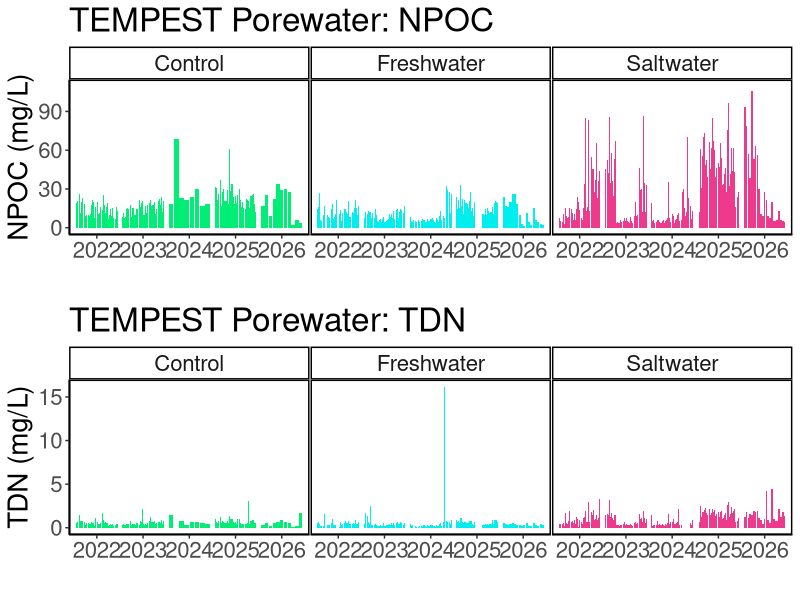
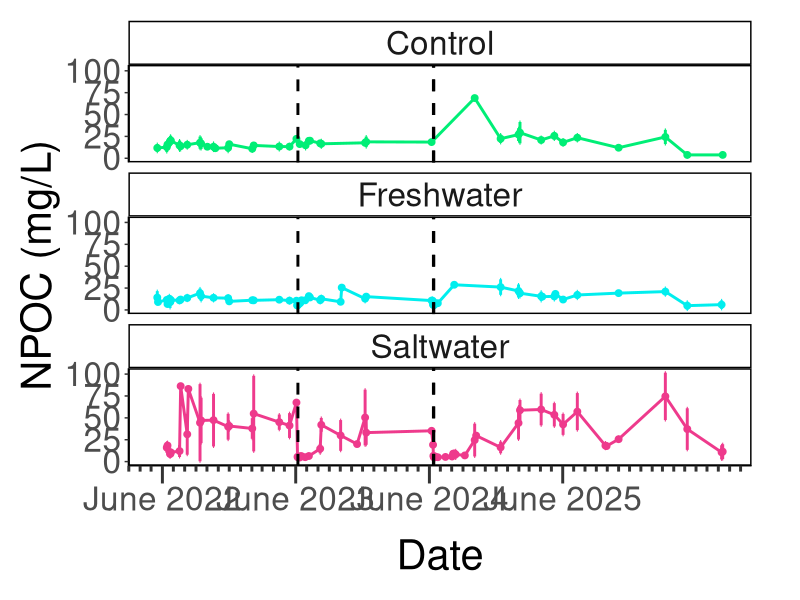
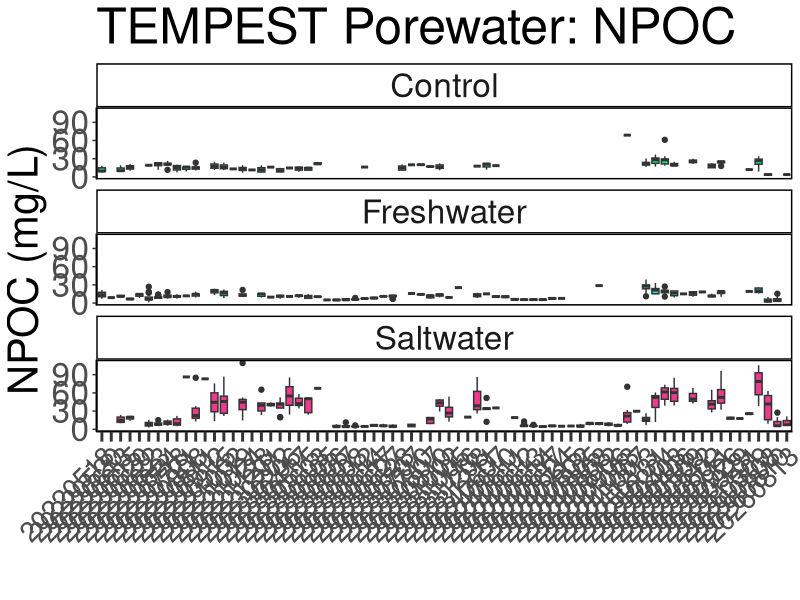
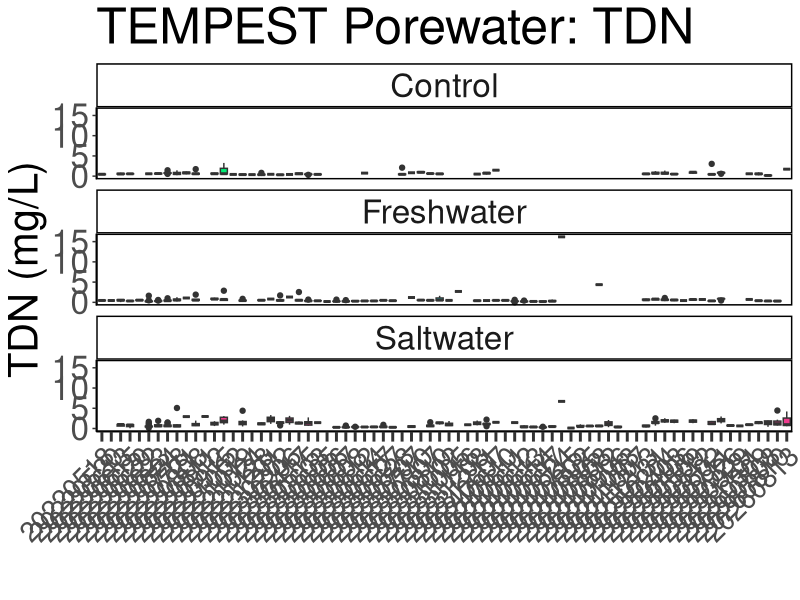
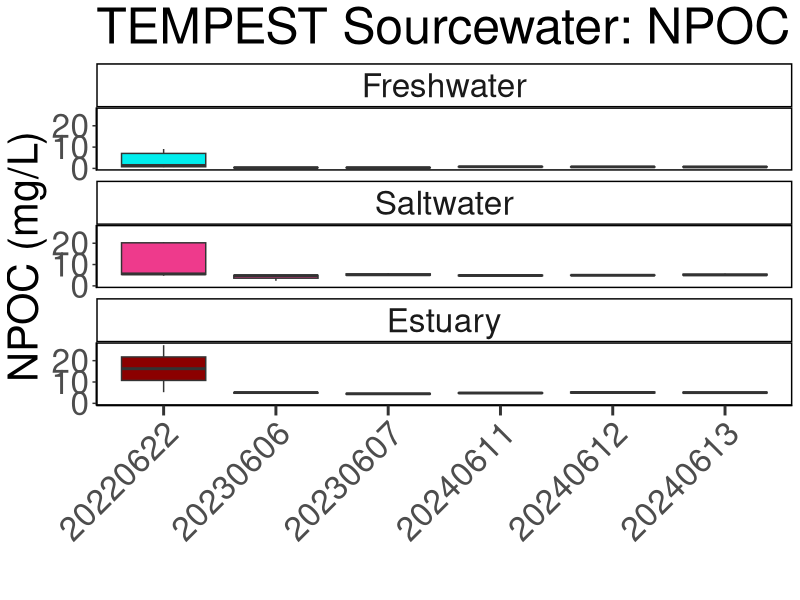
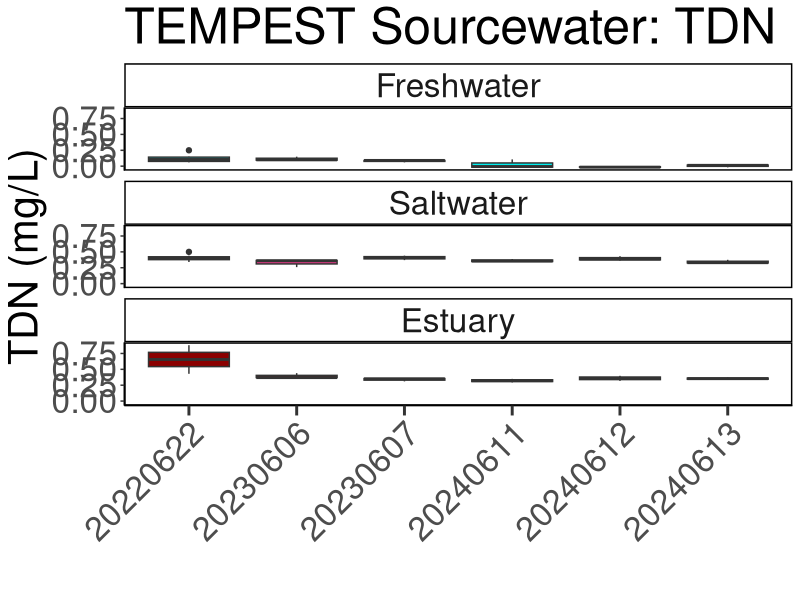
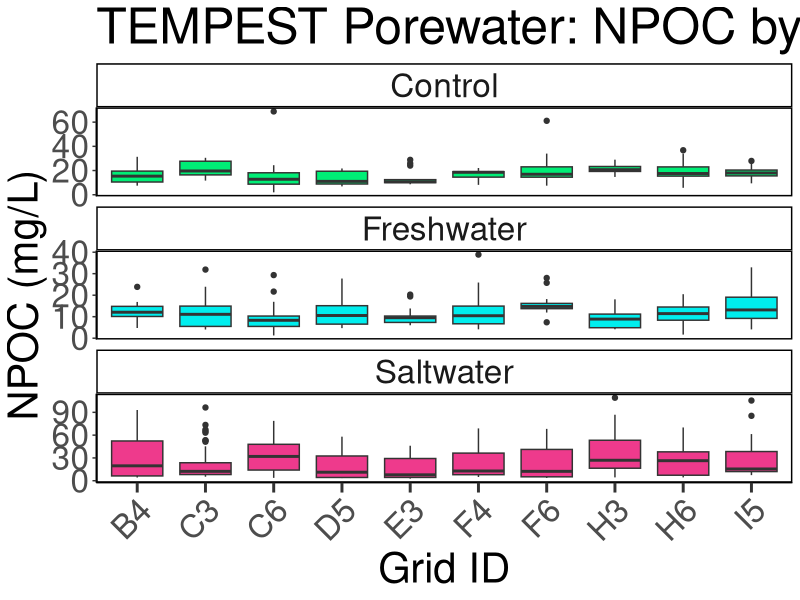
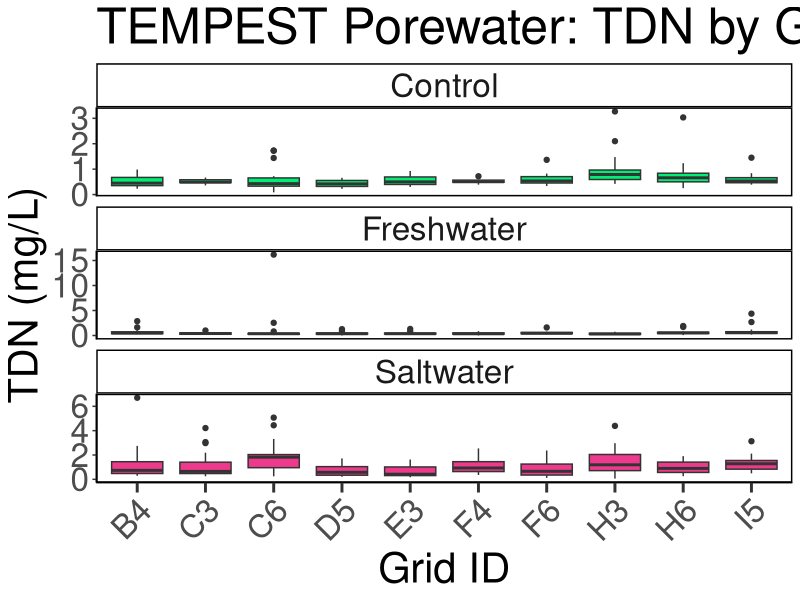

Recreate these plots in R, in order.
## ---- chunk 1
library(dplyr)
library(ggplot2)
library(ggpubr)
library(stringr)
library(readxl)
library(tidyr)
library(tibble)
library(openxlsx)
library(knitr)
## ---- chunk 2

#read in 2023 DOC Data:
dat22 <- read.csv("tmp_doc_2022/COMPASS_TEMPEST_DOC_2022.csv", colClasses = "character")
# head(dat24)
colnames(dat22)

#read in 2023 DOC Data:
dat23 <- read.csv("tmp_doc_2023/COMPASS_TEMPEST_DOC_2023.csv", colClasses = "character")
# head(dat24)
colnames(dat23)

#read in 2024 DOC Data:
dat24 <- read.csv("tmp_doc_2024/COMPASS_TEMPEST_DOC_2024.csv", colClasses = "character")
# head(dat24)
colnames(dat24)

#read in 2025 DOC Data:
dat25 <- read.csv("tmp_doc_2025/COMPASS_TEMPEST_DOC_2025.csv", colClasses = "character")
# head(dat25)
colnames(dat25)

##Combine samples from before 2026 when new depths were added
raw_dat_pre26 <- bind_rows(dat22, dat23, dat24, dat25)

##Sourcewater samples should be NA for depth, all other samples have depths. 
raw_dat_pre26 <- raw_dat_pre26 %>% 
  mutate(Depth_cm = ifelse(str_detect(Sample_ID, "SOURCE"), NA, Depth_cm)) %>% 
  mutate(Depth_cm = gsub("cm", "", Depth_cm)) %>% 
  mutate(grid = ifelse(grid == "Source", "Sourcewater", grid)) %>% 
  mutate(grid = ifelse(str_detect(Sample_ID, "Rain"), "Rainwater", grid)) %>% 
  mutate(Sample_ID = gsub("_15CM", "", Sample_ID)) %>%
  mutate(Sample_ID = gsub("_15cm", "", Sample_ID)) %>%
  rowwise() %>%
  mutate(
    Sample_ID = if (is.na(Depth_cm)) {
      Sample_ID
    } else {
      sub("([0-9]{8})", paste0(Depth_cm, "_\\1"), Sample_ID)
    }
  ) %>%
  ungroup()


#read in 2026 DOC Data:
dat26 <- read.csv("tmp_doc_2026/COMPASS_TEMPEST_DOC_2026.csv", colClasses = "character")
# head(dat26)
colnames(dat26)

##combine with the rest of the data
raw_dat <- bind_rows(raw_dat_pre26, dat26)



##Convert Collection Date into Date format
raw_dat$Collection_Date_YYYYMMDD <- as.character(raw_dat$Collection_Date_YYYYMMDD)
raw_dat$Collection_Date_formatted <- as.Date(raw_dat$Collection_Date_YYYYMMDD, format = "%Y%m%d")

##Extract Year and month from Collection Date
raw_dat$Year <- format(raw_dat$Collection_Date_formatted, format = "%Y")
raw_dat$Month <- format(raw_dat$Collection_Date_formatted, format = "%m")
raw_dat$Day <- format(raw_dat$Collection_Date_formatted, format = "%d")

##Uppercase sample IDs
raw_dat$Sample_ID <- toupper(raw_dat$Sample_ID)

##Format Depth
raw_dat <- raw_dat %>%
  mutate(Depth_cm = gsub("cm", "", Depth_cm))

all_dat <- raw_dat %>%
  rename(
    Plot = plot, 
    Grid = grid
  ) %>%
  dplyr::select(
    Project, Site, Plot, Grid, Depth_cm, Sample_ID, 
    npoc_mgL, npoc_uM, npoc_flag, tdn_mgL, tdn_uM, tdn_flag, Analysis_runtime,
    Run_notes, Field_notes, Evacuation_date_YYYMMDD, Collection_Date_YYYYMMDD, 
    Collection_Start_Time_24hrs, Collection_End_Time_24hrs, EST_EDT, Volume_mL
        # list columns in the order you want them
  )


##Set 4 decimal points max
all_dat$npoc_uM <- as.numeric(all_dat$npoc_uM)
all_dat$tdn_uM <- as.numeric(all_dat$tdn_uM)

all_dat <- all_dat %>%
  mutate(npoc_uM = round(npoc_uM, 2)) %>%
  mutate(tdn_uM = round(tdn_uM, 2))

unique(all_dat$npoc_flag)
unique(all_dat$tdn_flag)

all_dat$npoc_flag <- gsub("≥", "greater than or equal to", all_dat$npoc_flag)
all_dat$tdn_flag <- gsub("≥", "greater than or equal to", all_dat$tdn_flag)
all_dat$tdn_flag <- gsub(">", "greater than", all_dat$tdn_flag)
all_dat$tdn_flag <- gsub("<", "less than", all_dat$tdn_flag)

##Remove any notes about vibes
all_dat <- all_dat %>% 
  mutate(Field_notes = ifelse(str_detect(Field_notes, "vibe|Vibe"), NA, Field_notes))

## ---- chunk 3

colnames(all_dat)

#pull the column names from the all_dat dataframe and create a new dataframe with them 
metadat <- data.frame(Column_Names = colnames(all_dat))
metadat

metadat$Description <- ""
metadat$Units <- ""
metadat$Instrument_ifapplicable <- ""

#add information about each line: 

metadat$Description <- c("Project name", 
                         "Site where sample collected", 
                         "Plot where sample collected (SW = Saltwater, FW = Freshwater, C = 
                         Control, Estuary (Sourcewater))", 
                         "Grid where sample collected (Letter + Number)", 
                         "Depth where sample collected", 
                         "Sample Identifier", 
                         "Non-Purgeable Organic Carbon (NPOC) concentration in mg/L", 
                         "Non-Purgeable Organic Carbon (NPOC) concentration in uM", 
                         "QAQC Flags generated during checks of NPOC standards, blanks, dups, and spks", 
                         "Total Dissolved Nitrogen (TDN) concentration in mg/L", 
                         "Total Dissolved Nitrogen (TDN) concentration in uM",                          
                         "QAQC Flags generated during checks of TDN standards, blanks, dups, and spks", 
                         "The date that samples were run on the Shimadzu TOC", 
                         "Any notes generated during QAQC", 
                         "Any notes generated during sample collection in the field", 
                         "Date lysimeter evacuated", 
                         "Date sample collected", 
                         "Time lysimeter evacuated", 
                         "Time sample collected", 
                         "Time zone of sample collection", 
                         "Volume of sample collected (mL)")

metadat$Units <-       c("NA", 
                         "NA",
                         "NA", 
                         "NA", 
                         "cm",
                         "NA",
                         "mg/L",
                         "uM",
                         "NA", 
                         "mg/L",
                         "uM",
                         "NA", 
                         "NA",
                         "NA", 
                         "NA", 
                         "NA",
                         "NA", 
                         "NA", 
                         "NA",
                         "NA", 
                         "mL")

metadat$Instrument_ifapplicable <-  
  
                       c("NA", 
                         "NA",
                         "NA", 
                         "NA",
                         "cm",
                         "NA", 
                         "Shimadzu TOC",
                         "Shimadzu TOC",
                         "NA", 
                         "Shimadzu TOC",
                         "Shimadzu TOC",
                         "NA", 
                         "NA",
                         "NA", 
                         "NA", 
                         "NA",
                         "NA", 
                         "NA", 
                         "NA",
                         "NA", 
                         "mL")


## ---- chunk 4

#write out a csv of all the data to the main folder: 
write.csv(all_dat, "COMPASS_TEMPEST_DOC_AllData.csv")


#write out a csv of the metadata associated with the data: 
write.csv(metadat, "COMPASS_TEMPEST_DOC_Metadata.csv")

## ---- chunk 5

##Remove Sourcewater
data_plotting <- raw_dat %>%
  filter(!str_detect(grid, "Sourcewater|Rainwater"))

data_plotting$npoc_mgL <- as.numeric(data_plotting$npoc_mgL)
data_plotting$tdn_mgL <- as.numeric(data_plotting$tdn_mgL)

data_plotting <- data_plotting %>% 
    mutate(
    plot_1 = case_when(
      plot == "C" ~ "Control",
      plot == "FW" ~ "Freshwater",
      plot == "SW" ~ "Saltwater",
      TRUE ~ plot  # keep everything else unchanged
    )
  ) %>%
  mutate(plot_1 = factor(plot_1, levels = c("Control", "Freshwater", "Saltwater")))

#Plot data by year and change colors based on Grid:
viz_npoc_plot <- ggplot(data_plotting, aes(x = as.character(Year), y = npoc_mgL, fill = plot_1)) +
  geom_bar(stat = "identity", position = position_dodge2(preserve = "total")) +
  facet_wrap( ~ plot_1, scales="free_x") +
  scale_fill_manual(values = c(
    "Control" = "springgreen2",
    "Freshwater" = "cyan2",
    "Saltwater" = "violetred2"
  )) +
  theme_classic() +
  labs(x = " ", y = "NPOC (mg/L)", title = "TEMPEST Porewater: NPOC") +
  theme(
    panel.spacing = unit(.05, "lines"), 
    panel.border = element_rect(color = "black", fill = NA, linewidth = 1)) + 
  theme(text = element_text(size = 20))+ 
  theme(legend.position = "none")


# viz_npoc_plot

viz_tdn_plot <- ggplot(data_plotting, aes(x = as.character(Year), y = tdn_mgL, fill = plot_1)) +
  geom_bar(stat = "identity", position = position_dodge2(preserve = "total")) +
  facet_wrap( ~ plot_1, scales="free_x") +
  scale_fill_manual(values = c(
    "Control" = "springgreen2",
    "Freshwater" = "cyan2",
    "Saltwater" = "violetred2"
  )) +
  theme_classic() +
  labs(x = " ", y = "TDN (mg/L)", title = "TEMPEST Porewater: TDN") +
  theme(
    panel.spacing = unit(.05, "lines"), 
    panel.border = element_rect(color = "black", fill = NA, linewidth = 1)) + 
  theme(text = element_text(size = 20))+ 
  theme(legend.position = "none")

# viz_tdn_plot

ggarrange(viz_npoc_plot, viz_tdn_plot, nrow=2, ncol=1)


## ---- chunk 6

##Summarize DOC by Date and Grid
DOC_avg <- data_plotting %>%
  group_by(Collection_Date_formatted, plot_1) %>%
   dplyr::summarize(mean_npoc = mean(npoc_mgL, na.rm=TRUE),
            sd_npoc = sd(npoc_mgL, na.rm=TRUE),
            mean_tdn = mean(tdn_mgL, na.rm=TRUE),
            sd_tdn = sd(tdn_mgL, na.rm=TRUE))

# Define the specific date breaks you want to display
specific_breaks <- as.Date(c("2022-01-01","2023-01-01","2024-01-01", "2025-01-01"))

####Figure for DOC Paper####
viz_npoc_plot_avgs <- ggplot(DOC_avg, aes(x = Collection_Date_formatted, y = mean_npoc, color = plot_1)) +
  geom_point(size = 2) + 
  geom_errorbar(aes(ymin = mean_npoc - sd_npoc, ymax = mean_npoc + sd_npoc), width = 3, linewidth = 1) + 
  geom_line(linewidth = 1) + 
  geom_vline(xintercept = as.Date("2023-06-07"), linetype = "dashed", color = "black", size = 1) + 
  geom_vline(xintercept = as.Date("2024-06-12"), linetype = "dashed", color = "black", size = 1) + 
  geom_vline(xintercept = as.Date("2024-06-13"), linetype = "dashed", color = "black", size = 1) + 
  # geom_vline(xintercept = as.Date("2026-06-08"), linetype = "dashed", color = "black", size = 1) + 
  # geom_vline(xintercept = as.Date("2026-06-09"), linetype = "dashed", color = "black", size = 1) + 
  # geom_vline(xintercept = as.Date("2026-06-10"), linetype = "dashed", color = "black", size = 1) + 
  # geom_vline(xintercept = as.Date("2026-06-11"), linetype = "dashed", color = "black", size = 1) + 
  facet_wrap( ~ plot_1, ncol = 1) +
  scale_color_manual(values = c(
    "Control" = "springgreen2",
    "Freshwater" = "cyan2",
    "Saltwater" = "violetred2"
  )) +
  theme_classic() +
  labs(x = "Date", y = "NPOC (mg/L)") +
  theme(
    panel.spacing = unit(0.5, "lines"), 
    panel.border = element_rect(color = "black", fill = NA, linewidth = 1)) +
  theme(text = element_text(size = 30)) + 
  scale_x_date(
    breaks = as.Date(c("2022-06-01", "2023-06-01", "2024-06-01", "2025-06-01")),
    date_labels = "%B %Y", 
    date_minor_breaks = "1 month", 
    guide = guide_axis(minor.ticks = TRUE)
  ) + 
  theme(axis.ticks.x = element_line(linewidth = 1))+
  theme(axis.ticks.length.x = unit(0.45, "cm"))+ 
  theme(axis.minor.ticks.length.x = unit(0.15, "cm"))+ 
  theme(legend.position = "none") +
  theme(
    # Adds a 20pt margin to the top, right, bottom, and left edges
    plot.margin = margin(t = 15, r = 35, b = 15, l = 15, unit = "pt"), 
    axis.title.x = element_text(margin = margin(t = 15))
  )

viz_npoc_plot_avgs

# Save as a PNG
png("COMPASS_SynopticCB_NPOC_timeline.png", width = 2000, height = 1200, res = 100)
print(viz_npoc_plot_avgs)  # For ggplot objects, use print()
dev.off()

# 
# viz_tdn_plot_avgs <- ggplot(DOC_avg, aes(x = Collection_Date_formatted, y = mean_tdn, color = plot_1)) +
#   geom_point(size = 3) + 
#   geom_errorbar(aes(ymin = mean_tdn - sd_tdn, ymax = mean_tdn + sd_tdn), width = 0.2) + 
#   geom_line() + 
#   facet_wrap( ~ plot_1, ncol = 1) +
#   scale_color_manual(values = c(
#     "Control" = "springgreen2",
#     "Freshwater" = "cyan2",
#     "Saltwater" = "violetred2"
#   )) +
#   theme_classic() +
#   labs(x = "Date", y = "TDN (mg/L)", title = "TEMPEST Porewater: TDN") +
#   theme(
#     panel.spacing = unit(0.5, "lines"), 
#     panel.border = element_rect(color = "black", fill = NA, linewidth = 1)) +
#   theme(text = element_text(size = 30))+
#   scale_x_date(date_labels = "%b %Y", date_breaks = "1 month") + # Format x-axis labels
#   theme(axis.ticks.x = element_line(linewidth = 1))+
#   theme(axis.ticks.length.x = unit(0.25, "cm"))+ 
#   theme(legend.position = "none")+ 
#   theme(axis.text.x = element_text(angle = 45, hjust = 1, size = 20))
# 
# viz_tdn_plot_avgs

# ggarrange(viz_cl_plot_avgs, viz_tdn_plot_avgs, nrow=1, ncol=2)

## ---- chunk 7

##Boxplot Summarize DOC by Date, Site, and Grid
viz_npoc_boxplot <- ggplot(data_plotting, aes(x = Collection_Date_YYYYMMDD,  y = npoc_mgL, fill = plot_1)) +
  geom_boxplot() + 
  facet_wrap( ~ plot_1, ncol = 1) +
  # scale_x_discrete(drop = TRUE) +
  scale_fill_manual(values = c(
    "Control" = "springgreen2",
    "Freshwater" = "cyan2",
    "Saltwater" = "violetred2"
  ), labels = c("Control", "Freshwater", "Saltwater")) +
  theme_classic() +
  labs(x = " ", y = "NPOC (mg/L)", title = "TEMPEST Porewater: NPOC") +
  theme(
    panel.spacing = unit(0.5, "lines"), 
    panel.border = element_rect(color = "black", fill = NA, linewidth = 1)) +
  theme(axis.text.x = element_text(angle = 45, vjust = 1, hjust = 1, size = 20))+ 
  theme(text = element_text(size = 30))+
  theme(axis.ticks.x = element_line(linewidth = 1))+
  theme(axis.ticks.length.x = unit(0.25, "cm"))+ 
  theme(legend.position = "none")

viz_npoc_boxplot


viz_tdn_boxplot <- ggplot(data_plotting, aes(x = Collection_Date_YYYYMMDD,  y = tdn_mgL, fill = plot_1)) +
  geom_boxplot() + 
  facet_wrap( ~ plot_1, ncol = 1) +
  scale_x_discrete(drop = TRUE) +
  scale_fill_manual(values = c(
    "Control" = "springgreen2",
    "Freshwater" = "cyan2",
    "Saltwater" = "violetred2"
  ), labels = c("Control", "Freshwater", "Saltwater")) +
  theme_classic() +
  labs(x = " ", y = "TDN (mg/L)", title = "TEMPEST Porewater: TDN") +
  theme(
    panel.spacing = unit(0.5, "lines"), 
    panel.border = element_rect(color = "black", fill = NA, linewidth = 1)) +
  theme(axis.text.x = element_text(angle = 45, vjust = 1, hjust = 1, size = 20))+ 
  theme(text = element_text(size = 30))+
  theme(axis.ticks.x = element_line(linewidth = 1))+
  theme(axis.ticks.length.x = unit(0.25, "cm"))+ 
  theme(legend.position = "none")

viz_tdn_boxplot

# ggarrange(viz_cl_boxplot, viz_so4_boxplot, nrow=1, ncol=2)

# # Save as a PNG
# png("COMPASS_SynopticCB_Cl_alldata.png", width = 2000, height = 1200, res = 100) 
# print(viz_cl_boxplot)  # For ggplot objects, use print()
# dev.off() 
# 
# # Save as a PNG
# png("COMPASS_SynopticCB_SO4_alldata.png", width = 2000, height = 1200, res = 100) 
# print(viz_so4_boxplot)  # For ggplot objects, use print()
# dev.off() 

## ---- chunk 8

##Only Sourcewater
data_plotting_source <- raw_dat %>%
  filter(str_detect(grid, "Sourcewater"))

data_plotting_source$npoc_mgL <- as.numeric(data_plotting_source$npoc_mgL)
data_plotting_source$tdn_mgL <- as.numeric(data_plotting_source$tdn_mgL)

data_plotting_source <- data_plotting_source %>% 
    mutate(
    plot_1 = case_when(
      plot == "C" ~ "Control",
      plot == "FW" ~ "Freshwater",
      plot == "SW" ~ "Saltwater",
      plot == "ESTUARY" ~ "Estuary",
      TRUE ~ plot  # keep everything else unchanged
    )
  ) %>%
  mutate(plot_1 = factor(plot_1, levels = c("Control", "Freshwater", "Saltwater", "Estuary")))

##Boxplot Summarize DOC by Date, Site, and Grid
viz_npoc_boxplot <- ggplot(data_plotting_source, aes(x = Collection_Date_YYYYMMDD,  y = npoc_mgL, fill = plot_1)) +
  geom_boxplot() + 
  facet_wrap( ~ plot_1, ncol = 1) +
  # scale_x_discrete(drop = TRUE) +
  scale_fill_manual(values = c(
    "Control" = "springgreen2",
    "Freshwater" = "cyan2",
    "Saltwater" = "violetred2", 
    "Estuary" = "darkred"
  ), labels = c("Control", "Freshwater", "Saltwater", "Estuary")) +
  theme_classic() +
  labs(x = " ", y = "NPOC (mg/L)", title = "TEMPEST Sourcewater: NPOC") +
  theme(
    panel.spacing = unit(0.5, "lines"), 
    panel.border = element_rect(color = "black", fill = NA, linewidth = 1)) +
  theme(axis.text.x = element_text(angle = 45, vjust = 1, hjust = 1))+ 
  theme(text = element_text(size = 30))+
  theme(axis.ticks.x = element_line(linewidth = 1))+
  theme(axis.ticks.length.x = unit(0.25, "cm"))+ 
  theme(legend.position = "none")

viz_npoc_boxplot


viz_tdn_boxplot <- ggplot(data_plotting_source, aes(x = Collection_Date_YYYYMMDD,  y = tdn_mgL, fill = plot_1)) +
  geom_boxplot() + 
  facet_wrap( ~ plot_1, ncol = 1) +
  scale_x_discrete(drop = TRUE) +
  scale_fill_manual(values = c(
    "Control" = "springgreen2",
    "Freshwater" = "cyan2",
    "Saltwater" = "violetred2", 
    "Estuary" = "darkred"
  ), labels = c("Control", "Freshwater", "Saltwater", "Estuary")) +
  theme_classic() +
  labs(x = " ", y = "TDN (mg/L)", title = "TEMPEST Sourcewater: TDN") +
  theme(
    panel.spacing = unit(0.5, "lines"), 
    panel.border = element_rect(color = "black", fill = NA, linewidth = 1)) +
  theme(axis.text.x = element_text(angle = 45, vjust = 1, hjust = 1))+ 
  theme(text = element_text(size = 30))+
  theme(axis.ticks.x = element_line(linewidth = 1))+
  theme(axis.ticks.length.x = unit(0.25, "cm"))+ 
  #scale_x_discrete(labels = c("Upland", "Swamp", "Transition", "Wetland", "Surface Water"))+ 
  theme(legend.position = "none")

viz_tdn_boxplot

# ggarrange(viz_cl_boxplot, viz_so4_boxplot, nrow=1, ncol=2)

# # Save as a PNG
# png("COMPASS_SynopticCB_Cl_alldata.png", width = 2000, height = 1200, res = 100) 
# print(viz_cl_boxplot)  # For ggplot objects, use print()
# dev.off() 
# 
# # Save as a PNG
# png("COMPASS_SynopticCB_SO4_alldata.png", width = 2000, height = 1200, res = 100) 
# print(viz_so4_boxplot)  # For ggplot objects, use print()
# dev.off() 

## ---- chunk 9

##Boxplot Summarize Nutrients by Date, Site, and Zone
npoc <- ggplot(data_plotting, aes(x = grid,  y = npoc_mgL, fill = plot_1)) +
  geom_boxplot() + 
  facet_wrap( ~ plot_1, scales="free_y", ncol = 1) +
  scale_x_discrete(drop = TRUE) +
  scale_fill_manual(values = c(
    "Control" = "springgreen2",
    "Freshwater" = "cyan2",
    "Saltwater" = "violetred2"
  ), labels = c("Control", "Freshwater", "Saltwater")) +
  theme_classic() +
  labs(x = "Grid ID", y = "NPOC (mg/L)", title = "TEMPEST Porewater: NPOC by Grid") +
  theme(
    panel.spacing = unit(0.5, "lines"), 
    panel.border = element_rect(color = "black", fill = NA, linewidth = 1)) +
  theme(axis.text.x = element_text(angle = 45, vjust = 1, hjust = 1))+ 
  theme(text = element_text(size = 30))+
  theme(axis.ticks.x = element_line(linewidth = 1))+
  theme(axis.ticks.length.x = unit(0.25, "cm"))+ 
  theme(legend.position = "none")

npoc


viz_tdn_boxplot <- ggplot(data_plotting, aes(x = grid,  y = tdn_mgL, fill = plot_1)) +
  geom_boxplot() + 
  facet_wrap( ~ plot_1, scales="free_y", ncol = 1) +
  scale_x_discrete(drop = TRUE) +
  scale_fill_manual(values = c(
    "Control" = "springgreen2",
    "Freshwater" = "cyan2",
    "Saltwater" = "violetred2"
  ), labels = c("Control", "Freshwater", "Saltwater")) +
  theme_classic() +
  labs(x = "Grid ID", y = "TDN (mg/L)", title = "TEMPEST Porewater: TDN by Grid") +
  theme(
    panel.spacing = unit(0.5, "lines"), 
    panel.border = element_rect(color = "black", fill = NA, linewidth = 1)) +
  theme(axis.text.x = element_text(angle = 45, vjust = 1, hjust = 1))+ 
  theme(text = element_text(size = 30))+
  theme(axis.ticks.x = element_line(linewidth = 1))+
  theme(axis.ticks.length.x = unit(0.25, "cm"))+ 
  theme(legend.position = "none")

viz_tdn_boxplot


## ---- chunk 10
# It would also be great to add to our collation codes a summary chunk that will calculate value ranges, means, and standard deviations (and errors) for each site, Grid, depth for each year; also for each site Grid, depth overall; and for each site and Grid overall so that we have some easy access to metrics. Was just thinking this might be helpful today when re-collating the DIC data.

colnames(data_plotting)

##Metrics for each Grid for each year
summary_by_year <- data_plotting %>%
  group_by(Year, plot_1) %>%
   reframe(
     min_npoc_mgL = min(npoc_mgL, na.rm=TRUE),
     max_npoc_mgL = max(npoc_mgL, na.rm=TRUE), 
     mean_npoc_mgL = mean(npoc_mgL, na.rm=TRUE), 
     sd_npoc_mgL = sd(npoc_mgL, na.rm=TRUE), 

     min_tdn_mgL = min(tdn_mgL, na.rm=TRUE),
     max_tdn_mgL = max(tdn_mgL, na.rm=TRUE), 
     mean_tdn_mgL = mean(tdn_mgL, na.rm=TRUE), 
     sd_tdn_mgL = sd(tdn_mgL, na.rm=TRUE)) %>%
  mutate(across(where(is.numeric), round, digits = 4)) 

##Metrics for each Grid for all years
summary_all_years <- data_plotting %>%
  group_by(plot_1) %>%
   reframe(
     min_npoc_mgL = min(npoc_mgL, na.rm=TRUE),
     max_npoc_mgL = max(npoc_mgL, na.rm=TRUE), 
     mean_npoc_mgL = mean(npoc_mgL, na.rm=TRUE), 
     sd_npoc_mgL = sd(npoc_mgL, na.rm=TRUE), 

     min_tdn_mgL = min(tdn_mgL, na.rm=TRUE),
     max_tdn_mgL = max(tdn_mgL, na.rm=TRUE), 
     mean_tdn_mgL = mean(tdn_mgL, na.rm=TRUE), 
     sd_tdn_mgL = sd(tdn_mgL, na.rm=TRUE)) %>%
  mutate(across(where(is.numeric), round, digits = 4)) 

##Metrics for each depth for all years
summary_by_depth <- data_plotting %>%
  group_by(Depth_cm) %>%
   reframe(
     min_npoc_mgL = min(npoc_mgL, na.rm=TRUE),
     max_npoc_mgL = max(npoc_mgL, na.rm=TRUE), 
     mean_npoc_mgL = mean(npoc_mgL, na.rm=TRUE), 
     sd_npoc_mgL = sd(npoc_mgL, na.rm=TRUE), 

     min_tdn_mgL = min(tdn_mgL, na.rm=TRUE),
     max_tdn_mgL = max(tdn_mgL, na.rm=TRUE), 
     mean_tdn_mgL = mean(tdn_mgL, na.rm=TRUE), 
     sd_tdn_mgL = sd(tdn_mgL, na.rm=TRUE)) %>%
  mutate(across(where(is.numeric), round, digits = 4)) 

## ---- chunk 11
# It would also be great to add to our collation codes a summary chunk that will calculate value ranges, means, and standard deviations (and errors) for each site, Grid, depth for each year; also for each site Grid, depth overall; and for each site and Grid overall so that we have some easy access to metrics. Was just thinking this might be helpful today when re-collating the DIC data.

colnames(data_plotting_source)

##Metrics for each Grid for each year
summary_by_year_source <- data_plotting_source %>%
  group_by(Year, plot_1) %>%
   reframe(
     min_npoc_mgL = min(npoc_mgL, na.rm=TRUE),
     max_npoc_mgL = max(npoc_mgL, na.rm=TRUE), 
     mean_npoc_mgL = mean(npoc_mgL, na.rm=TRUE), 
     sd_npoc_mgL = sd(npoc_mgL, na.rm=TRUE), 

     min_tdn_mgL = min(tdn_mgL, na.rm=TRUE),
     max_tdn_mgL = max(tdn_mgL, na.rm=TRUE), 
     mean_tdn_mgL = mean(tdn_mgL, na.rm=TRUE), 
     sd_tdn_mgL = sd(tdn_mgL, na.rm=TRUE)) %>%
  mutate(across(where(is.numeric), round, digits = 4)) 

## ---- chunk 12

library(kableExtra)

kable(
  summary_by_year[, c("Year", "plot_1", "min_npoc_mgL",	"max_npoc_mgL",	"mean_npoc_mgL", "min_tdn_mgL",	"max_tdn_mgL",	"mean_tdn_mgL")],  
  format = "latex",
  booktabs = TRUE,
  caption = "Porewater Summary Statistics by Year"
) %>%
  kable_styling(
    latex_options = c("hold_position", "striped", "scale_down"),
    font_size = 12
  ) %>%
  row_spec(0, bold = TRUE) %>%   # header
  column_spec(1, bold = TRUE)

kable(
  summary_all_years[, c("plot_1", "min_npoc_mgL",	"max_npoc_mgL",	"mean_npoc_mgL", "min_tdn_mgL",	"max_tdn_mgL",	"mean_tdn_mgL")],  
  format = "latex",
  booktabs = TRUE,
  caption = "Porewater Summary Statistics by Grid"
) %>%
  kable_styling(
    latex_options = c("hold_position", "striped", "scale_down"),
    font_size = 12
  ) %>%
  row_spec(0, bold = TRUE) %>%   # header
  column_spec(1, bold = TRUE)

kable(
  summary_by_depth[, c("Depth_cm", "min_npoc_mgL",	"max_npoc_mgL",	"mean_npoc_mgL", "min_tdn_mgL",	"max_tdn_mgL",	"mean_tdn_mgL")],  
  format = "latex",
  booktabs = TRUE,
  caption = "Porewater Summary Statistics by Depth"
) %>%
  kable_styling(
    latex_options = c("hold_position", "striped", "scale_down"),
    font_size = 12
  ) %>%
  row_spec(0, bold = TRUE) %>%   # header
  column_spec(1, bold = TRUE)
## ---- chunk 13

library(kableExtra)

kable(
  summary_by_year_source[, c("Year", "plot_1", "min_npoc_mgL",	"max_npoc_mgL",	"mean_npoc_mgL", "min_tdn_mgL",	"max_tdn_mgL",	"mean_tdn_mgL")],  
  format = "latex",
  booktabs = TRUE,
  caption = "Sourcewater Summary Statistics by Year"
) %>%
  kable_styling(
    latex_options = c("hold_position", "striped", "scale_down"),
    font_size = 12
  ) %>%
  row_spec(0, bold = TRUE) %>%   # header
  column_spec(1, bold = TRUE)

## ---- chunk 14

#write out a csv of the Porewater Summary Statistics by Year to the main folder: 
write.csv(summary_by_year, "COMPASS_TEMPEST_PW_DOC_Summarized_By_Year.csv")

#write out a csv of the Porewater Summary Statistics by Grid to the main folder: 
write.csv(summary_all_years, "COMPASS_TEMPEST_PW_DOC_Summarized_Years_Combined.csv")

#write out a csv of the Porewater Summary Statistics by Grid to the main folder: 
write.csv(summary_by_depth, "COMPASS_TEMPEST_PW_DOC_Summarized_by_Depth.csv")

#write out a csv of the Sourcewater Summary Statistics by Year to the main folder: 
write.csv(summary_by_year_source, "COMPASS_TEMPEST_SOURCE_DOC_Summarized_By_Year.csv")
